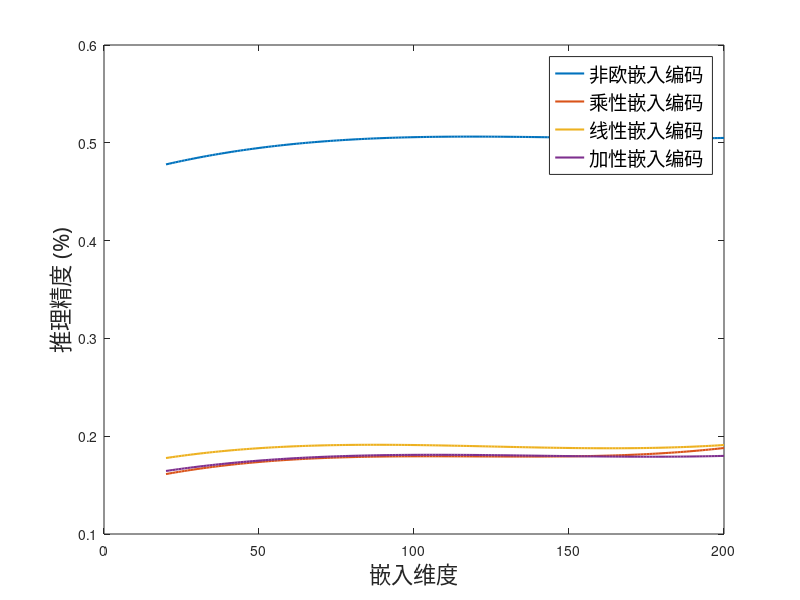

Here is the MATLAB script that generated this plot:
linewidth = 1.5;
wordsize = 18;

% 不同维度精度

x_dim = [20:20:120, 160, 200];

% WN18RR
% murp = [0.5230, 0.5528, 0.5616, 0.5522, 0.5654, 0.5512, 0.5501, 0.5507];
% transE_p1 = [0.1457, 0.1594, 0.21, 0.2261, 0.2446, 0.2535, 0.2653, 0.2687];
% transE_p2 = [0.2443, 0.2870, 0.3320, 0.3224, 0.3290, 0.3346, 0.3357, 0.3393];
% distmult = [0.0651, 0.1343, 0.2130, 0.2005, 0.2323, 0.2470, 0.2647, 0.2714];

% FB15k
murp = [0.4762, 0.4928, 0.4993, 0.5025, 0.5040, 0.5057, 0.5070, 0.5043];
transE_p1 = [0.1631, 0.1742, 0.1786, 0.1777, 0.1814, 0.1793, 0.1811, 0.1793];
transE_p2 = [0.1777, 0.1846, 0.1913, 0.1894, 0.1917, 0.1894, 0.1880, 0.1909];
distmult = [0.1608, 0.1712, 0.1769, 0.1777, 0.1771, 0.1820, 0.1793, 0.1880];

%% 三次拟合
P1 = polyfit(x_dim, murp, 3);
P2 = polyfit(x_dim, transE_p1, 3);
P3 = polyfit(x_dim, transE_p2, 3);
P4 = polyfit(x_dim, distmult, 3);

xx_dim = 20: 1 : 200;
murp_ = polyval(P1, xx_dim);
transE_p1_ = polyval(P2, xx_dim);
transE_p2_ = polyval(P3, xx_dim);
distmult_ = polyval(P4, xx_dim);

%% 画图
figure(1)
plot(xx_dim, murp_, 'LineWidth',linewidth);
hold on;
plot(xx_dim, distmult_, 'LineWidth',linewidth);
hold on;
plot(xx_dim, transE_p2_, 'LineWidth',linewidth);
hold on;
plot(xx_dim, transE_p1_, 'LineWidth',linewidth);

legend_fig2 = legend('\fontname{宋体}非欧嵌入编码', '\fontname{宋体}乘性嵌入编码', '\fontname{宋体}线性嵌入编码', '\fontname{宋体}加性嵌入编码', 'Fontsize', 14);

xlabel('\fontname{宋体}嵌入维度\fontsize{16}', 'Fontsize', 16)
ylabel('\fontname{宋体}推理精度 \fontname{Time New Roman}(%)', 'Fontsize', 16)